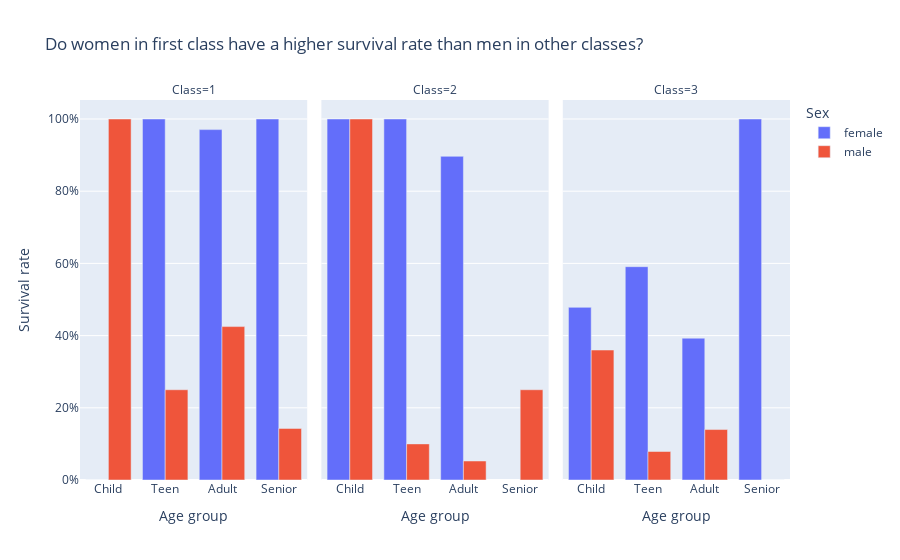

Here is the notebook cell this chart was saved with:
### Code cell
question = "Do women in first class have a higher survival rate than men in other classes?"
fig = visualize_demographic(tbl, question)
fig

### Figure 1 — Plotly figure (JSON) as saved in the notebook; plotly's stock layout.template omitted (floating-point values rounded to 4 significant figures)
{"data": [{"alignmentgroup": "True", "hovertemplate": "Sex=female<br>Class=1<br>Age group=%{x}<br>Survival rate=%{y}<extra></extra>", "legendgroup": "female", "marker": {"color": "#636efa", "pattern": {"shape": ""}}, "name": "female", "offsetgroup": "female", "orientation": "v", "showlegend": true, "textposition": "auto", "type": "bar", "x": ["Child", "Teen", "Adult", "Senior"], "xaxis": "x", "y": [0.0, 1.0, 0.9706, 1.0], "yaxis": "y"}, {"alignmentgroup": "True", "hovertemplate": "Sex=female<br>Class=2<br>Age group=%{x}<br>Survival rate=%{y}<extra></extra>", "legendgroup": "female", "marker": {"color": "#636efa", "pattern": {"shape": ""}}, "name": "female", "offsetgroup": "female", "orientation": "v", "showlegend": false, "textposition": "auto", "type": "bar", "x": ["Child", "Teen", "Adult", "Senior"], "xaxis": "x2", "y": [1.0, 1.0, 0.8966, NaN], "yaxis": "y2"}, {"alignmentgroup": "True", "hovertemplate": "Sex=female<br>Class=3<br>Age group=%{x}<br>Survival rate=%{y}<extra></extra>", "legendgroup": "female", "marker": {"color": "#636efa", "pattern": {"shape": ""}}, "name": "female", "offsetgroup": "female", "orientation": "v", "showlegend": false, "textposition": "auto", "type": "bar", "x": ["Child", "Teen", "Adult", "Senior"], "xaxis": "x3", "y": [0.4783, 0.5909, 0.3929, 1.0], "yaxis": "y3"}, {"alignmentgroup": "True", "hovertemplate": "Sex=male<br>Class=1<br>Age group=%{x}<br>Survival rate=%{y}<extra></extra>", "legendgroup": "male", "marker": {"color": "#EF553B", "pattern": {"shape": ""}}, "name": "male", "offsetgroup": "male", "orientation": "v", "showlegend": true, "textposition": "auto", "type": "bar", "x": ["Child", "Teen", "Adult", "Senior"], "xaxis": "x", "y": [1.0, 0.25, 0.425, 0.1429], "yaxis": "y"}, {"alignmentgroup": "True", "hovertemplate": "Sex=male<br>Class=2<br>Age group=%{x}<br>Survival rate=%{y}<extra></extra>", "legendgroup": "male", "marker": {"color": "#EF553B", "pattern": {"shape": ""}}, "name": "male", "offsetgroup": "male", "orientation": "v", "showlegend": false, "textposition": "auto", "type": "bar", "x": ["Child", "Teen", "Adult", "Senior"], "xaxis": "x2", "y": [1.0, 0.1, 0.05263, 0.25], "yaxis": "y2"}, {"alignmentgroup": "True", "hovertemplate": "Sex=male<br>Class=3<br>Age group=%{x}<br>Survival rate=%{y}<extra></extra>", "legendgroup": "male", "marker": {"color": "#EF553B", "pattern": {"shape": ""}}, "name": "male", "offsetgroup": "male", "orientation": "v", "showlegend": false, "textposition": "auto", "type": "bar", "x": ["Child", "Teen", "Adult", "Senior"], "xaxis": "x3", "y": [0.36, 0.07895, 0.1398, 0.0], "yaxis": "y3"}], "layout": {"annotations": [{"font": {}, "showarrow": false, "text": "Class=1", "x": 0.16, "xanchor": "center", "xref": "paper", "y": 1, "yanchor": "bottom", "yref": "paper"}, {"font": {}, "showarrow": false, "text": "Class=2", "x": 0.5, "xanchor": "center", "xref": "paper", "y": 1, "yanchor": "bottom", "yref": "paper"}, {"font": {}, "showarrow": false, "text": "Class=3", "x": 0.84, "xanchor": "center", "xref": "paper", "y": 1, "yanchor": "bottom", "yref": "paper"}], "barmode": "group", "legend": {"title": {"text": "Sex"}, "tracegroupgap": 0}, "title": {"text": "Do women in first class have a higher survival rate than men in other classes?"}, "xaxis": {"anchor": "y", "categoryarray": ["Child", "Teen", "Adult", "Senior"], "categoryorder": "array", "domain": [0, 0.32], "title": {"text": "Age group"}}, "xaxis2": {"anchor": "y2", "categoryarray": ["Child", "Teen", "Adult", "Senior"], "categoryorder": "array", "domain": [0.34, 0.66], "matches": "x", "title": {"text": "Age group"}}, "xaxis3": {"anchor": "y3", "categoryarray": ["Child", "Teen", "Adult", "Senior"], "categoryorder": "array", "domain": [0.68, 1.0], "matches": "x", "title": {"text": "Age group"}}, "yaxis": {"anchor": "x", "domain": [0, 1], "tickformat": ".0%", "title": {"text": "Survival rate"}}, "yaxis2": {"anchor": "x2", "domain": [0, 1], "matches": "y", "showticklabels": false, "tickformat": ".0%"}, "yaxis3": {"anchor": "x3", "domain": [0, 1], "matches": "y", "showticklabels": false, "tickformat": ".0%"}}}
